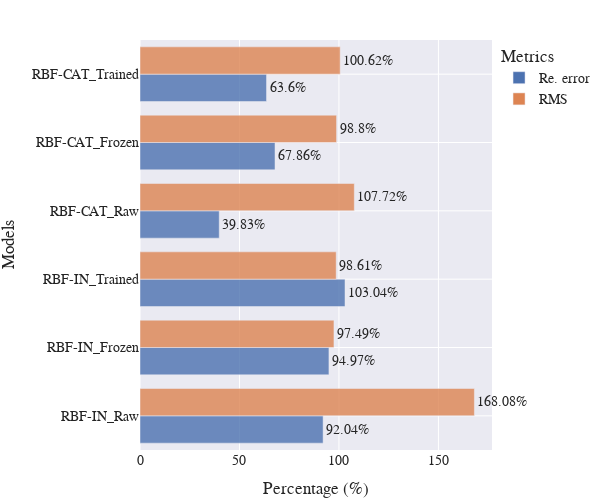

Notebook source saved alongside this figure:
### Code cell
file_name = "RBF_RAW_F_T"
keys = list(comp_df_in.keys())
x = ["RBF-IN_" + k for k in keys for i in range(2)] + ["RBF-CAT_" + k for k in keys for i in range(2)]
y = []
for k in keys:
    y += [comp_df_in[k][metric][0][0] for metric in METRICS]
for k in keys:
    y += [comp_df_cat[k][metric][0][0] for metric in METRICS]

df_formatted = dict(Models=x, Percentage=y, Metrics=METRICS_RENAME*len(keys)*2)
fig = plot_bar(results=df_formatted, title="Transferring quality of FC - RBF", vertical=True,
        width=600, height=500, add_hline=False, annotation_text="", )
save_plot(fig, "img/trans/"+file_name+".svg")
fig.show()

### Figure 1 — Plotly figure (JSON) as saved in the notebook; plotly's stock layout.template omitted (floating-point values rounded to 4 significant figures)
{"data": [{"alignmentgroup": "True", "cliponaxis": false, "hovertemplate": "Metrics=Re. error<br>Percentage=%{text}<br>Models=%{y}<extra></extra>", "legendgroup": "Re. error", "marker": {"color": "rgb(76,114,176)", "opacity": 0.8, "pattern": {"shape": ""}}, "name": "Re. error", "offsetgroup": "Re. error", "orientation": "h", "showlegend": true, "text": [92.04, 94.97, 103.0, 39.83, 67.86, 63.6], "textposition": "outside", "texttemplate": "%{text}%", "type": "bar", "x": [92.04, 94.97, 103.0, 39.83, 67.86, 63.6], "xaxis": "x", "y": ["RBF-IN_Raw", "RBF-IN_Frozen", "RBF-IN_Trained", "RBF-CAT_Raw", "RBF-CAT_Frozen", "RBF-CAT_Trained"], "yaxis": "y"}, {"alignmentgroup": "True", "cliponaxis": false, "hovertemplate": "Metrics=RMS<br>Percentage=%{text}<br>Models=%{y}<extra></extra>", "legendgroup": "RMS", "marker": {"color": "rgb(221,132,82)", "opacity": 0.8, "pattern": {"shape": ""}}, "name": "RMS", "offsetgroup": "RMS", "orientation": "h", "showlegend": true, "text": [168.1, 97.49, 98.61, 107.7, 98.8, 100.6], "textposition": "outside", "texttemplate": "%{text}%", "type": "bar", "x": [168.1, 97.49, 98.61, 107.7, 98.8, 100.6], "xaxis": "x", "y": ["RBF-IN_Raw", "RBF-IN_Frozen", "RBF-IN_Trained", "RBF-CAT_Raw", "RBF-CAT_Frozen", "RBF-CAT_Trained"], "yaxis": "y"}], "layout": {"barmode": "group", "font": {"family": "Serif", "size": 14}, "height": 500, "legend": {"title": {"text": "Metrics"}, "tracegroupgap": 0}, "margin": {"b": 5, "l": 5, "r": 5, "t": 40}, "width": 600, "xaxis": {"anchor": "y", "domain": [0, 1], "title": {"text": "Percentage (%)"}}, "yaxis": {"anchor": "x", "domain": [0, 1], "title": {"text": "Models"}}}}
